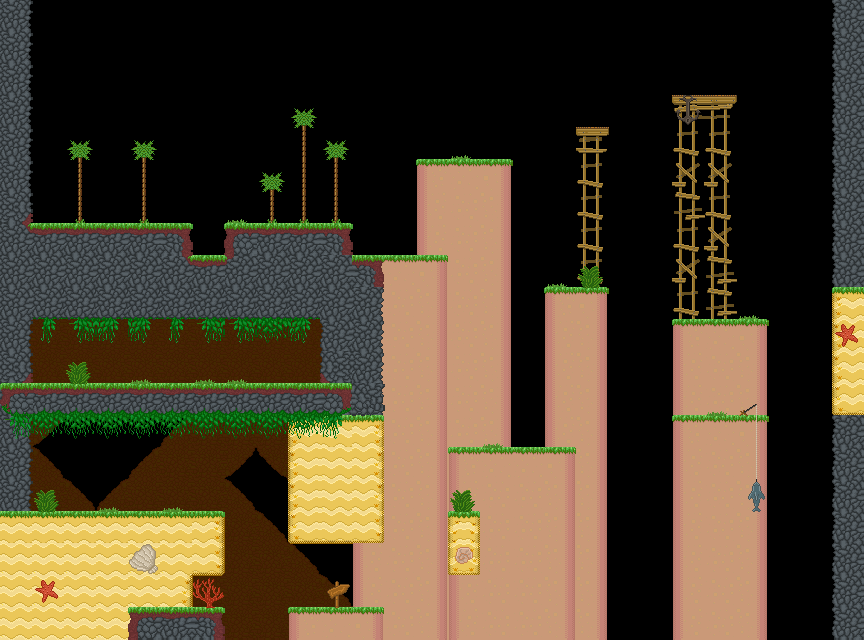

A level layout from a 2D game, rendered from its tile map. Below: a short description, then the map file with tile-grid data replaced by summaries:
An orthogonal 27x20 tile map with 32x32 px tiles, 3 tile layers (background, main, foreground), 5 tilesets and 56 objects (18x veggie, 4x spike, 2x teleport, start, chest, ...).

<map version="1.5" tiledversion="1.7.2" orientation="orthogonal" renderorder="right-down" width="27" height="20" tilewidth="32" tileheight="32" infinite="0" nextlayerid="10" nextobjectid="57">
 <properties>
  <property name="hints" value="" />
  <property name="time_to_beat" value="14" />
 </properties>
 <tileset firstgid="1" name="grass_level" tilewidth="32" tileheight="32" tilecount="153" columns="17">
  <image source="../../sprites/tilesets/34tile.png" width="544" height="306" />
 </tileset>
 <tileset firstgid="154" name="34tile_beach_temp" tilewidth="33" tileheight="33" spacing="1" margin="1" tilecount="189" columns="21">
  <image source="../../sprites/tilesets/34tile_beach_temp.png" trans="ff00ff" width="714" height="306" />
 </tileset>
 <tileset firstgid="343" name="object_tilemap_32" tilewidth="32" tileheight="32" tilecount="25" columns="5">
  <image source="../../sprites/tilesets/object_tilemap_32.png" width="160" height="160" />
  <tile id="0">
   <properties>
    <property name="item_no" value="5" />
    <property name="type" value="costume_head" />
   </properties>
  </tile>
  <tile id="1">
   <properties>
    <property name="spawn" value="spawn" />
   </properties>
  </tile>
  <tile id="2">
   <properties>
    <property name="goal" value="goal" />
   </properties>
  </tile>
  <tile id="3">
   <properties>
    <property name="name" value="pig" />
   </properties>
  </tile>
  <tile id="4">
   <properties>
    <property name="direction" value="left" />
    <property name="name" value="walking_enemy" />
   </properties>
  </tile>
 </tileset>
 <tileset firstgid="368" name="object_tilemap_16" tilewidth="16" tileheight="16" tilecount="12" columns="4">
  <image source="../../sprites/tilesets/object_tilemap_16.png" width="64" height="48" />
 </tileset>
 <tileset firstgid="380" name="treetops_big_96" tilewidth="96" tileheight="64" tilecount="2" columns="2">
  <image source="../../sprites/objects/scenery/treetops_big_96.png" trans="ff00ff" width="192" height="64" />
 </tileset>
 <layer id="1" name="background" width="27" height="20">
  <properties>
   <property name="background" value="background" />
  </properties>
  <data>[540 cells, 136 non-empty, 13 distinct tile ids]</data>
 </layer>
 <layer id="2" name="main" width="27" height="20">
  <data>[540 cells, 285 non-empty, 43 distinct tile ids]</data>
 </layer>
 <layer id="3" name="foreground" width="27" height="20">
  <properties>
   <property name="foreground" value="foreground" />
  </properties>
  <data>[540 cells, 42 non-empty, 21 distinct tile ids]</data>
 </layer>
 <objectgroup color="#e70000" id="4" name="hard-blocks">
  <object id="1" x="0" y="512" width="192" height="128" />
  <object id="2" x="192" y="608" width="32" height="32" />
  <object id="3" x="0" y="384" width="384" height="32" />
  <object id="4" x="320" y="320" width="64" height="64" />
  <object id="5" x="0" y="256" width="384" height="64" />
  <object id="6" x="0" y="320" width="32" height="64" />
  <object id="7" x="0" y="416" width="32" height="96" />
  <object id="8" x="0" y="224" width="192" height="32" />
  <object id="9" x="832" y="416" width="32" height="224" />
  <object id="10" x="832" y="0" width="32" height="288" />
  <object id="11" x="0" y="0" width="32" height="224" />
  <object id="12" x="224" y="224" width="128" height="32" />
 </objectgroup>
 <objectgroup color="#0055ff" id="5" name="soft-blocks">
  <object id="13" x="288" y="608" width="96" height="32" />
  <object id="14" x="448" y="448" width="128" height="32" />
  <object id="15" x="672" y="416" width="96" height="32" />
  <object id="16" x="672" y="320" width="96" height="32" />
  <object id="17" x="544" y="288" width="64" height="32" />
  <object id="18" x="384" y="256" width="64" height="32" />
  <object id="19" x="416" y="160" width="96" height="32" />
  <object id="20" x="576" y="128" width="32" height="32" />
  <object id="21" x="672" y="96" width="64" height="32" />
 </objectgroup>
 <objectgroup id="6" name="objects-32px">
  <object id="22" name="teleport" gid="350" x="192" y="608" width="32" height="32">
   <properties>
    <property name="newX" value="256" />
    <property name="newY" value="320" />
   </properties>
  </object>
  <object id="23" name="start" gid="344" x="64" y="512" width="32" height="32">
   <properties>
    <property name="direction" value="right" />
    <property name="health" value="100" />
   </properties>
  </object>
  <object id="24" name="teleport" gid="350" x="288" y="384" width="32" height="32">
   <properties>
    <property name="newX" value="288" />
    <property name="newY" value="544" />
   </properties>
  </object>
  <object id="25" name="chest" gid="343" x="704" y="96" width="32" height="32">
   <properties>
    <property name="item_no" value="15" />
    <property name="type" value="costume_mask" />
   </properties>
  </object>
  <object id="26" name="goal" gid="345" x="96" y="176" width="32" height="32" />
  <object id="27" name="door" gid="353" x="672" y="96" width="32" height="32">
   <properties>
    <property name="color" value="blue" />
   </properties>
  </object>
  <object id="28" name="walking_enemy" gid="347" x="320" y="224" width="32" height="32">
   <properties>
    <property name="bound_to_platform" value="true" />
    <property name="direction" value="left" />
   </properties>
  </object>
  <object id="29" name="beach_bush" gid="367" x="192" y="256" width="32" height="32">
   <properties>
    <property name="position" value="front" />
   </properties>
  </object>
 </objectgroup>
 <objectgroup id="7" name="objects-16px">
  <object id="30" name="key" gid="373" x="56" y="360" width="16" height="16">
   <properties>
    <property name="color" value="blue" />
   </properties>
  </object>
  <object id="31" name="veggie" gid="371" x="104" y="216" width="16" height="16" />
  <object id="32" name="veggie" gid="371" x="200" y="184" width="16" height="16" />
  <object id="33" name="veggie" gid="371" x="328" y="216" width="16" height="16" />
  <object id="34" name="veggie" gid="371" x="136" y="504" width="16" height="16" />
  <object id="35" name="veggie" gid="371" x="200" y="504" width="16" height="16" />
  <object id="36" name="veggie" gid="371" x="296" y="600" width="16" height="16" />
  <object id="37" name="veggie" gid="371" x="360" y="600" width="16" height="16" />
  <object id="38" name="veggie" gid="371" x="424" y="552" width="16" height="16" />
  <object id="39" name="veggie" gid="371" x="392" y="504" width="16" height="16" />
  <object id="40" name="veggie" gid="371" x="488" y="440" width="16" height="16" />
  <object id="41" name="veggie" gid="371" x="520" y="440" width="16" height="16" />
  <object id="42" name="veggie" gid="371" x="712" y="408" width="16" height="16" />
  <object id="43" name="veggie" gid="371" x="744" y="312" width="16" height="16" />
  <object id="44" name="veggie" gid="371" x="680" y="312" width="16" height="16" />
  <object id="45" name="veggie" gid="371" x="568" y="280" width="16" height="16" />
  <object id="46" name="veggie" gid="371" x="392" y="248" width="16" height="16" />
  <object id="47" name="veggie" gid="371" x="424" y="248" width="16" height="16" />
  <object id="48" name="veggie" gid="371" x="808" y="360" width="16" height="16" />
  <object id="49" name="spike" gid="375" x="192" y="240" width="16" height="16" />
  <object id="50" name="spike" gid="375" x="200" y="264" width="16" height="16" />
  <object id="51" name="spike" gid="375" x="208" y="248" width="16" height="16" />
  <object id="52" name="spike" gid="375" x="216" y="232" width="16" height="16" />
 </objectgroup>
 <objectgroup id="8" name="treetop_big" />
 <objectgroup color="#33a42d" id="9" name="sand-blocks">
  <object id="53" x="192" y="512" width="32" height="64" />
  <object id="54" x="448" y="512" width="32" height="64" />
  <object id="55" x="288" y="416" width="96" height="128" />
  <object id="56" x="832" y="288" width="32" height="128" />
 </objectgroup>
</map>
